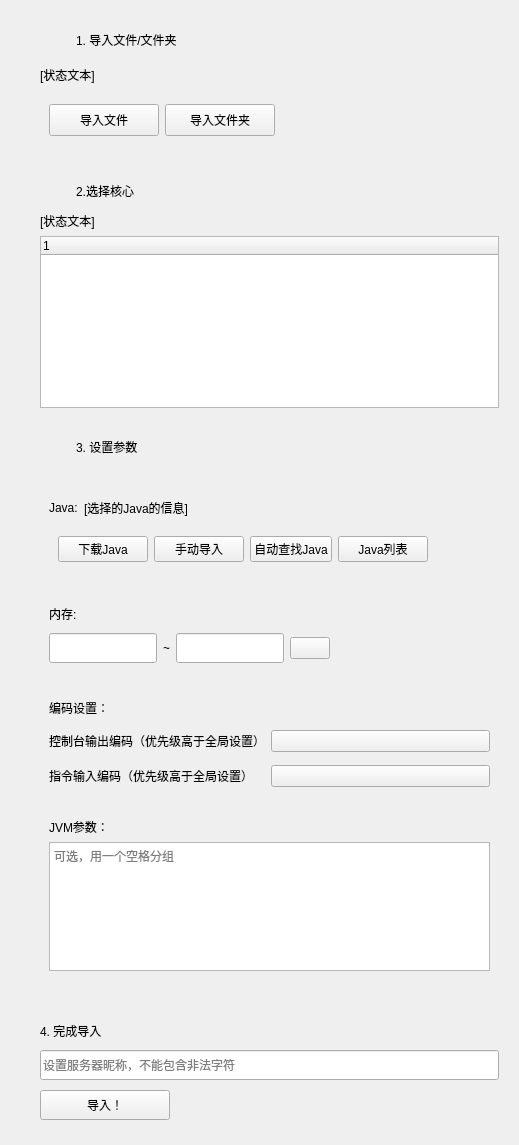
             <widget class="QWidget" name="noShellArchivesScrollAreaWidgetContents">
              <property name="geometry">
               <rect>
                <x>0</x>
                <y>-793</y>
                <width>519</width>
                <height>1141</height>
               </rect>
              </property>
              <layout class="QVBoxLayout" name="verticalLayout_2">
               <item>
                <widget class="CardWidget" name="noShellArchivesImport">
                 <property name="sizePolicy">
                  <sizepolicy hsizetype="Expanding" vsizetype="Fixed">
                   <horstretch>0</horstretch>
                   <verstretch>0</verstretch>
                  </sizepolicy>
                 </property>
                 <property name="minimumSize">
                  <size>
                   <width>0</width>
                   <height>150</height>
                  </size>
                 </property>
                 <property name="maximumSize">
                  <size>
                   <width>16777215</width>
                   <height>150</height>
                  </size>
                 </property>
                 <layout class="QGridLayout" name="gridLayout_13">
                  <item row="0" column="0" rowspan="3">
                   <spacer name="horizontalSpacer_5">
                    <property name="orientation">
                     <enum>Qt::Horizontal</enum>
                    </property>
                    <property name="sizeType">
                     <enum>QSizePolicy::Fixed</enum>
                    </property>
                    <property name="sizeHint" stdset="0">
                     <size>
                      <width>20</width>
                      <height>20</height>
                     </size>
                    </property>
                   </spacer>
                  </item>
                  <item row="0" column="1">
                   <widget class="PixmapLabel" name="noShellArchivesImportStatus">
                    <property name="sizePolicy">
                     <sizepolicy hsizetype="Fixed" vsizetype="Fixed">
                      <horstretch>0</horstretch>
                      <verstretch>0</verstretch>
                     </sizepolicy>
                    </property>
                    <property name="minimumSize">
                     <size>
                      <width>30</width>
                      <height>30</height>
                     </size>
                    </property>
                    <property name="maximumSize">
                     <size>
                      <width>30</width>
                      <height>30</height>
                     </size>
                    </property>
                   </widget>
                  </item>
                  <item row="1" column="1" colspan="2">
                   <widget class="BodyLabel" name="noShellArchivesImportStatusText">
                    <property name="sizePolicy">
                     <sizepolicy hsizetype="Expanding" vsizetype="Fixed">
                      <horstretch>0</horstretch>
                      <verstretch>0</verstretch>
                     </sizepolicy>
                    </property>
                    <property name="text">
                     <string>[状态文本]</string>
                    </property>
                   </widget>
                  </item>
                  <item row="2" column="1" colspan="2">
                   <widget class="QWidget" name="noShellArchivesImportBtnWidget" native="true">
                    <property name="sizePolicy">
                     <sizepolicy hsizetype="Fixed" vsizetype="Fixed">
                      <horstretch>0</horstretch>
                      <verstretch>0</verstretch>
                     </sizepolicy>
                    </property>
                    <layout class="QHBoxLayout" name="horizontalLayout_2">
                     <item>
                      <widget class="PrimaryPushButton" name="noShellArchivesImportArchives">
                       <property name="minimumSize">
                        <size>
                         <width>110</width>
                         <height>32</height>
                        </size>
                       </property>
                       <property name="maximumSize">
                        <size>
                         <width>110</width>
                         <height>32</height>
                        </size>
                       </property>
                       <property name="text">
                        <string>导入文件</string>
                       </property>
                      </widget>
                     </item>
                     <item>
                      <widget class="PrimaryPushButton" name="noShellArchivesImportFolder">
                       <property name="minimumSize">
                        <size>
                         <width>110</width>
                         <height>32</height>
                        </size>
                       </property>
                       <property name="maximumSize">
                        <size>
                         <width>110</width>
                         <height>32</height>
                        </size>
                       </property>
                       <property name="text">
                        <string>导入文件夹</string>
                       </property>
                      </widget>
                     </item>
                    </layout>
                   </widget>
                  </item>
                  <item row="2" column="6" colspan="2">
                   <spacer name="horizontalSpacer_6">
                    <property name="orientation">
                     <enum>Qt::Horizontal</enum>
                    </property>
                    <property name="sizeHint" stdset="0">
                     <size>
                      <width>40</width>
                      <height>20</height>
                     </size>
                    </property>
                   </spacer>
                  </item>
                  <item row="0" column="2">
                   <widget class="SubtitleLabel" name="noShellArchivesImportTitle">
                    <property name="sizePolicy">
                     <sizepolicy hsizetype="Minimum" vsizetype="Fixed">
                      <horstretch>0</horstretch>
                      <verstretch>0</verstretch>
                     </sizepolicy>
                    </property>
                    <property name="text">
                     <string>1. 导入文件/文件夹</string>
                    </property>
                   </widget>
                  </item>
                 </layout>
                </widget>
               </item>
               <item>
                <widget class="CardWidget" name="noShellArchivesSelectCore">
                 <property name="sizePolicy">
                  <sizepolicy hsizetype="Expanding" vsizetype="Fixed">
                   <horstretch>0</horstretch>
                   <verstretch>0</verstretch>
                  </sizepolicy>
                 </property>
                 <property name="minimumSize">
                  <size>
                   <width>0</width>
                   <height>250</height>
                  </size>
                 </property>
                 <layout class="QGridLayout" name="gridLayout_14">
                  <item row="0" column="1">
                   <widget class="PixmapLabel" name="noShellArchivesSelectCoreStatus">
                    <property name="sizePolicy">
                     <sizepolicy hsizetype="Fixed" vsizetype="Fixed">
                      <horstretch>0</horstretch>
                      <verstretch>0</verstretch>
                     </sizepolicy>
                    </property>
                    <property name="minimumSize">
                     <size>
                      <width>30</width>
                      <height>30</height>
                     </size>
                    </property>
                    <property name="maximumSize">
                     <size>
                      <width>30</width>
                      <height>30</height>
                     </size>
                    </property>
                   </widget>
                  </item>
                  <item row="0" column="0" rowspan="3">
                   <spacer name="horizontalSpacer_8">
                    <property name="orientation">
                     <enum>Qt::Horizontal</enum>
                    </property>
                    <property name="sizeType">
                     <enum>QSizePolicy::Fixed</enum>
                    </property>
                    <property name="sizeHint" stdset="0">
                     <size>
                      <width>20</width>
                      <height>279</height>
                     </size>
                    </property>
                   </spacer>
                  </item>
                  <item row="1" column="1" colspan="2">
                   <widget class="BodyLabel" name="noShellArchivesSelectCoreStatusText">
                    <property name="sizePolicy">
                     <sizepolicy hsizetype="Expanding" vsizetype="Fixed">
                      <horstretch>0</horstretch>
                      <verstretch>0</verstretch>
                     </sizepolicy>
                    </property>
                    <property name="text">
                     <string>[状态文本]</string>
                    </property>
                   </widget>
                  </item>
                  <item row="0" column="2">
                   <widget class="SubtitleLabel" name="noShellArchivesSelectCoreTitle">
                    <property name="sizePolicy">
                     <sizepolicy hsizetype="Minimum" vsizetype="Fixed">
                      <horstretch>0</horstretch>
                      <verstretch>0</verstretch>
                     </sizepolicy>
                    </property>
                    <property name="text">
                     <string>2.选择核心</string>
                    </property>
                   </widget>
                  </item>
                  <item row="2" column="1" colspan="2">
                   <widget class="TreeWidget" name="noShellArchivesSelectCoreTreeWidget">
                    <column>
                     <property name="text">
                      <string notr="true">1</string>
                     </property>
                    </column>
                   </widget>
                  </item>
                 </layout>
                </widget>
               </item>
               <item>
                <widget class="CardWidget" name="noShellArchivesSetArgs">
                 <property name="sizePolicy">
                  <sizepolicy hsizetype="Expanding" vsizetype="Fixed">
                   <horstretch>0</horstretch>
                   <verstretch>0</verstretch>
                  </sizepolicy>
                 </property>
                 <property name="minimumSize">
                  <size>
                   <width>0</width>
                   <height>580</height>
                  </size>
                 </property>
                 <property name="maximumSize">
                  <size>
                   <width>16777215</width>
                   <height>580</height>
                  </size>
                 </property>
                 <layout class="QGridLayout" name="gridLayout_19">
                  <item row="7" column="2" colspan="3">
                   <widget class="QWidget" name="noShellArchivesSetJVMArgWidget" native="true">
                    <property name="sizePolicy">
                     <sizepolicy hsizetype="Expanding" vsizetype="Expanding">
                      <horstretch>0</horstretch>
                      <verstretch>0</verstretch>
                     </sizepolicy>
                    </property>
                    <property name="minimumSize">
                     <size>
                      <width>0</width>
                      <height>171</height>
                     </size>
                    </property>
                    <property name="maximumSize">
                     <size>
                      <width>16777215</width>
                      <height>171</height>
                     </size>
                    </property>
                    <layout class="QGridLayout" name="gridLayout_18">
                     <item row="1" column="0">
                      <widget class="PlainTextEdit" name="noShellArchivesJVMArgPlainTextEdit">
                       <property name="placeholderText">
                        <string>可选，用一个空格分组</string>
                       </property>
                      </widget>
                     </item>
                     <item row="0" column="0">
                      <widget class="SubtitleLabel" name="noShellArchivesJVMArgSubtitleLabel">
                       <property name="sizePolicy">
                        <sizepolicy hsizetype="Fixed" vsizetype="Fixed">
                         <horstretch>0</horstretch>
                         <verstretch>0</verstretch>
                        </sizepolicy>
                       </property>
                       <property name="text">
                        <string>JVM参数：</string>
                       </property>
                      </widget>
                     </item>
                    </layout>
                   </widget>
                  </item>
                  <item row="0" column="3">
                   <widget class="SubtitleLabel" name="noShellArchivesSetArgsTitle">
                    <property name="sizePolicy">
                     <sizepolicy hsizetype="Minimum" vsizetype="Fixed">
                      <horstretch>0</horstretch>
                      <verstretch>0</verstretch>
                     </sizepolicy>
                    </property>
                    <property name="text">
                     <string>3. 设置参数</string>
                    </property>
                   </widget>
                  </item>
                  <item row="0" column="0" rowspan="19">
                   <spacer name="horizontalSpacer_9">
                    <property name="orientation">
                     <enum>Qt::Horizontal</enum>
                    </property>
                    <property name="sizeType">
                     <enum>QSizePolicy::Fixed</enum>
                    </property>
                    <property name="sizeHint" stdset="0">
                     <size>
                      <width>20</width>
                      <height>102</height>
                     </size>
                    </property>
                   </spacer>
                  </item>
                  <item row="0" column="2">
                   <widget class="PixmapLabel" name="noShellArchivesSetArgsStatus">
                    <property name="sizePolicy">
                     <sizepolicy hsizetype="Fixed" vsizetype="Fixed">
                      <horstretch>0</horstretch>
                      <verstretch>0</verstretch>
                     </sizepolicy>
                    </property>
                    <property name="minimumSize">
                     <size>
                      <width>30</width>
                      <height>30</height>
                     </size>
                    </property>
                    <property name="maximumSize">
                     <size>
                      <width>30</width>
                      <height>30</height>
                     </size>
                    </property>
                   </widget>
                  </item>
                  <item row="4" column="2" colspan="3">
                   <widget class="QWidget" name="noShellArchivesSetJavaWidget" native="true">
                    <property name="sizePolicy">
                     <sizepolicy hsizetype="Expanding" vsizetype="Fixed">
                      <horstretch>0</horstretch>
                      <verstretch>0</verstretch>
                     </sizepolicy>
                    </property>
                    <property name="minimumSize">
                     <size>
                      <width>0</width>
                      <height>100</height>
                     </size>
                    </property>
                    <property name="maximumSize">
                     <size>
                      <width>16777215</width>
                      <height>100</height>
                     </size>
                    </property>
                    <layout class="QGridLayout" name="gridLayout_17">
                     <item row="1" column="0" colspan="2">
                      <widget class="QWidget" name="noShellArchivesSetJavaBtnWidget" native="true">
                       <property name="sizePolicy">
                        <sizepolicy hsizetype="Expanding" vsizetype="Fixed">
                         <horstretch>0</horstretch>
                         <verstretch>0</verstretch>
                        </sizepolicy>
                       </property>
                       <layout class="QHBoxLayout" name="horizontalLayout_8">
                        <item>
                         <widget class="PrimaryPushButton" name="noShellArchivesDownloadJavaPrimaryPushBtn">
                          <property name="sizePolicy">
                           <sizepolicy hsizetype="Fixed" vsizetype="Fixed">
                            <horstretch>0</horstretch>
                            <verstretch>0</verstretch>
                           </sizepolicy>
                          </property>
                          <property name="minimumSize">
                           <size>
                            <width>90</width>
                            <height>0</height>
                           </size>
                          </property>
                          <property name="cursor">
                           <cursorShape>PointingHandCursor</cursorShape>
                          </property>
                          <property name="text">
                           <string>下载Java</string>
                          </property>
                         </widget>
                        </item>
                        <item>
                         <widget class="PrimaryPushButton" name="noShellArchivesManuallyAddJavaPrimaryPushBtn">
                          <property name="sizePolicy">
                           <sizepolicy hsizetype="Fixed" vsizetype="Fixed">
                            <horstretch>0</horstretch>
                            <verstretch>0</verstretch>
                           </sizepolicy>
                          </property>
                          <property name="minimumSize">
                           <size>
                            <width>90</width>
                            <height>0</height>
                           </size>
                          </property>
                          <property name="cursor">
                           <cursorShape>PointingHandCursor</cursorShape>
                          </property>
                          <property name="text">
                           <string>手动导入</string>
                          </property>
                         </widget>
                        </item>
                        <item>
                         <widget class="PrimaryPushButton" name="noShellArchivesAutoDetectJavaPrimaryPushBtn">
                          <property name="sizePolicy">
                           <sizepolicy hsizetype="Fixed" vsizetype="Fixed">
                            <horstretch>0</horstretch>
                            <verstretch>0</verstretch>
                           </sizepolicy>
                          </property>
                          <property name="cursor">
                           <cursorShape>PointingHandCursor</cursorShape>
                          </property>
                          <property name="text">
                           <string>自动查找Java</string>
                          </property>
                         </widget>
                        </item>
                        <item>
                         <widget class="PushButton" name="noShellArchivesJavaListPushBtn">
                          <property name="sizePolicy">
                           <sizepolicy hsizetype="Fixed" vsizetype="Fixed">
                            <horstretch>0</horstretch>
                            <verstretch>0</verstretch>
                           </sizepolicy>
                          </property>
                          <property name="minimumSize">
                           <size>
                            <width>90</width>
                            <height>0</height>
                           </size>
                          </property>
                          <property name="cursor">
                           <cursorShape>PointingHandCursor</cursorShape>
                          </property>
                          <property name="text">
                           <string>Java列表</string>
                          </property>
                         </widget>
                        </item>
                        <item>
                         <spacer name="noShellArchivesJavaBtnSpacer">
                          <property name="orientation">
                           <enum>Qt::Horizontal</enum>
                          </property>
                          <property name="sizeHint" stdset="0">
                           <size>
                            <width>127</width>
                            <height>20</height>
                           </size>
                          </property>
                         </spacer>
                        </item>
                       </layout>
                      </widget>
                     </item>
                     <item row="0" column="1">
                      <widget class="SubtitleLabel" name="noShellArchivesJavaInfoLabel">
                       <property name="sizePolicy">
                        <sizepolicy hsizetype="Preferred" vsizetype="Fixed">
                         <horstretch>0</horstretch>
                         <verstretch>0</verstretch>
                        </sizepolicy>
                       </property>
                       <property name="text">
                        <string>[选择的Java的信息]</string>
                       </property>
                      </widget>
                     </item>
                     <item row="0" column="0">
                      <widget class="SubtitleLabel" name="noShellArchivesJavaSubtitleLabel">
                       <property name="sizePolicy">
                        <sizepolicy hsizetype="Fixed" vsizetype="Fixed">
                         <horstretch>0</horstretch>
                         <verstretch>0</verstretch>
                        </sizepolicy>
                       </property>
                       <property name="text">
                        <string>Java:</string>
                       </property>
                      </widget>
                     </item>
                    </layout>
                   </widget>
                  </item>
                  <item row="6" column="2" colspan="3">
                   <widget class="QWidget" name="noShellArchivesSetDeEncodingWidget" native="true">
                    <property name="sizePolicy">
                     <sizepolicy hsizetype="Expanding" vsizetype="Fixed">
                      <horstretch>0</horstretch>
                      <verstretch>0</verstretch>
                     </sizepolicy>
                    </property>
                    <property name="minimumSize">
                     <size>
                      <width>0</width>
                      <height>122</height>
                     </size>
                    </property>
                    <property name="maximumSize">
                     <size>
                      <width>16777215</width>
                      <height>122</height>
                     </size>
                    </property>
                    <layout class="QGridLayout" name="gridLayout_16">
                     <item row="2" column="1">
                      <widget class="ComboBox" name="noShellArchivesOutputDeEncodingComboBox">
                       <property name="sizePolicy">
                        <sizepolicy hsizetype="Minimum" vsizetype="Fixed">
                         <horstretch>0</horstretch>
                         <verstretch>0</verstretch>
                        </sizepolicy>
                       </property>
                      </widget>
                     </item>
                     <item row="3" column="1">
                      <widget class="ComboBox" name="noShellArchivesInputDeEncodingComboBox">
                       <property name="text">
                        <string/>
                       </property>
                      </widget>
                     </item>
                     <item row="2" column="0">
                      <widget class="StrongBodyLabel" name="noShellArchivesOutputDeEncodingLabel">
                       <property name="sizePolicy">
                        <sizepolicy hsizetype="Fixed" vsizetype="Fixed">
                         <horstretch>0</horstretch>
                         <verstretch>0</verstretch>
                        </sizepolicy>
                       </property>
                       <property name="text">
                        <string>控制台输出编码（优先级高于全局设置）</string>
                       </property>
                      </widget>
                     </item>
                     <item row="0" column="0">
                      <widget class="SubtitleLabel" name="noShellArchivesDeEncodingSubtitleLabel">
                       <property name="sizePolicy">
                        <sizepolicy hsizetype="Fixed" vsizetype="Fixed">
                         <horstretch>0</horstretch>
                         <verstretch>0</verstretch>
                        </sizepolicy>
                       </property>
                       <property name="text">
                        <string>编码设置：</string>
                       </property>
                      </widget>
                     </item>
                     <item row="3" column="0">
                      <widget class="StrongBodyLabel" name="noShellArchivesInputDeEncodingLabel">
                       <property name="sizePolicy">
                        <sizepolicy hsizetype="Fixed" vsizetype="Fixed">
                         <horstretch>0</horstretch>
                         <verstretch>0</verstretch>
                        </sizepolicy>
                       </property>
                       <property name="text">
                        <string>指令输入编码（优先级高于全局设置）</string>
                       </property>
                      </widget>
                     </item>
                    </layout>
                   </widget>
                  </item>
                  <item row="5" column="2" colspan="3">
                   <widget class="QWidget" name="noShellArchivesSetMemWidget" native="true">
                    <property name="sizePolicy">
                     <sizepolicy hsizetype="Expanding" vsizetype="Fixed">
                      <horstretch>0</horstretch>
                      <verstretch>0</verstretch>
                     </sizepolicy>
                    </property>
                    <property name="minimumSize">
                     <size>
                      <width>0</width>
                      <height>85</height>
                     </size>
                    </property>
                    <property name="maximumSize">
                     <size>
                      <width>16777215</width>
                      <height>85</height>
                     </size>
                    </property>
                    <layout class="QGridLayout" name="gridLayout_15">
                     <item row="1" column="1">
                      <widget class="LineEdit" name="noShellArchivesMinMemLineEdit">
                       <property name="sizePolicy">
                        <sizepolicy hsizetype="Fixed" vsizetype="Fixed">
                         <horstretch>0</horstretch>
                         <verstretch>0</verstretch>
                        </sizepolicy>
                       </property>
                       <property name="minimumSize">
                        <size>
                         <width>0</width>
                         <height>30</height>
                        </size>
                       </property>
                      </widget>
                     </item>
                     <item row="0" column="1">
                      <widget class="SubtitleLabel" name="noShellArchivesMemSubtitleLabel">
                       <property name="sizePolicy">
                        <sizepolicy hsizetype="Fixed" vsizetype="Fixed">
                         <horstretch>0</horstretch>
                         <verstretch>0</verstretch>
                        </sizepolicy>
                       </property>
                       <property name="text">
                        <string>内存:</string>
                       </property>
                      </widget>
                     </item>
                     <item row="1" column="3">
                      <widget class="LineEdit" name="noShellArchivesMaxMemLineEdit">
                       <property name="sizePolicy">
                        <sizepolicy hsizetype="Fixed" vsizetype="Fixed">
                         <horstretch>0</horstretch>
                         <verstretch>0</verstretch>
                        </sizepolicy>
                       </property>
                       <property name="minimumSize">
                        <size>
                         <width>0</width>
                         <height>30</height>
                        </size>
                       </property>
                      </widget>
                     </item>
                     <item row="1" column="2">
                      <widget class="SubtitleLabel" name="noShellArchivesToSymbol">
                       <property name="sizePolicy">
                        <sizepolicy hsizetype="Fixed" vsizetype="Preferred">
                         <horstretch>0</horstretch>
                         <verstretch>0</verstretch>
                        </sizepolicy>
                       </property>
                       <property name="text">
                        <string>~</string>
                       </property>
                      </widget>
                     </item>
                     <item row="1" column="5">
                      <spacer name="noShellArchivesMemSpacer">
                       <property name="orientation">
                        <enum>Qt::Horizontal</enum>
                       </property>
                       <property name="sizeHint" stdset="0">
                        <size>
                         <width>40</width>
                         <height>20</height>
                        </size>
                       </property>
                      </spacer>
                     </item>
                     <item row="1" column="4">
                      <widget class="ComboBox" name="noShellArchivesMemUnitComboBox"/>
                     </item>
                    </layout>
                   </widget>
                  </item>
                 </layout>
                </widget>
               </item>
               <item>
                <widget class="CardWidget" name="noShellArchivesSave">
                 <property name="sizePolicy">
                  <sizepolicy hsizetype="Expanding" vsizetype="Fixed">
                   <horstretch>0</horstretch>
                   <verstretch>0</verstretch>
                  </sizepolicy>
                 </property>
                 <property name="minimumSize">
                  <size>
                   <width>0</width>
                   <height>125</height>
                  </size>
                 </property>
                 <property name="maximumSize">
                  <size>
                   <width>16777215</width>
                   <height>125</height>
                  </size>
                 </property>
                 <layout class="QGridLayout" name="gridLayout_20">
                  <item row="0" column="1">
                   <widget class="SubtitleLabel" name="noShellArchivesSaveTitle">
                    <property name="sizePolicy">
                     <sizepolicy hsizetype="Minimum" vsizetype="Fixed">
                      <horstretch>0</horstretch>
                      <verstretch>0</verstretch>
                     </sizepolicy>
                    </property>
                    <property name="text">
                     <string>4. 完成导入</string>
                    </property>
                   </widget>
                  </item>
                  <item row="1" column="1">
                   <widget class="LineEdit" name="noShellArchivesSaveServerNameLineEdit">
                    <property name="sizePolicy">
                     <sizepolicy hsizetype="Expanding" vsizetype="Fixed">
                      <horstretch>0</horstretch>
                      <verstretch>0</verstretch>
                     </sizepolicy>
                    </property>
                    <property name="minimumSize">
                     <size>
                      <width>0</width>
                      <height>30</height>
                     </size>
                    </property>
                    <property name="placeholderText">
                     <string>设置服务器昵称，不能包含非法字符</string>
                    </property>
                   </widget>
                  </item>
                  <item row="0" column="0" rowspan="3">
                   <spacer name="horizontalSpacer_10">
                    <property name="orientation">
                     <enum>Qt::Horizontal</enum>
                    </property>
                    <property name="sizeType">
                     <enum>QSizePolicy::Fixed</enum>
                    </property>
                    <property name="sizeHint" stdset="0">
                     <size>
                      <width>20</width>
                      <height>79</height>
                     </size>
                    </property>
                   </spacer>
                  </item>
                  <item row="2" column="1">
                   <widget class="PrimaryPushButton" name="noShellArchivesSaveSaveServerPrimaryPushBtn">
                    <property name="sizePolicy">
                     <sizepolicy hsizetype="Fixed" vsizetype="Fixed">
                      <horstretch>0</horstretch>
                      <verstretch>0</verstretch>
                     </sizepolicy>
                    </property>
                    <property name="minimumSize">
                     <size>
                      <width>130</width>
                      <height>30</height>
                     </size>
                    </property>
                    <property name="maximumSize">
                     <size>
                      <width>16777215</width>
                      <height>30</height>
                     </size>
                    </property>
                    <property name="text">
                     <string>导入！</string>
                    </property>
                   </widget>
                  </item>
                 </layout>
                </widget>
               </item>
              </layout>
             </widget>
